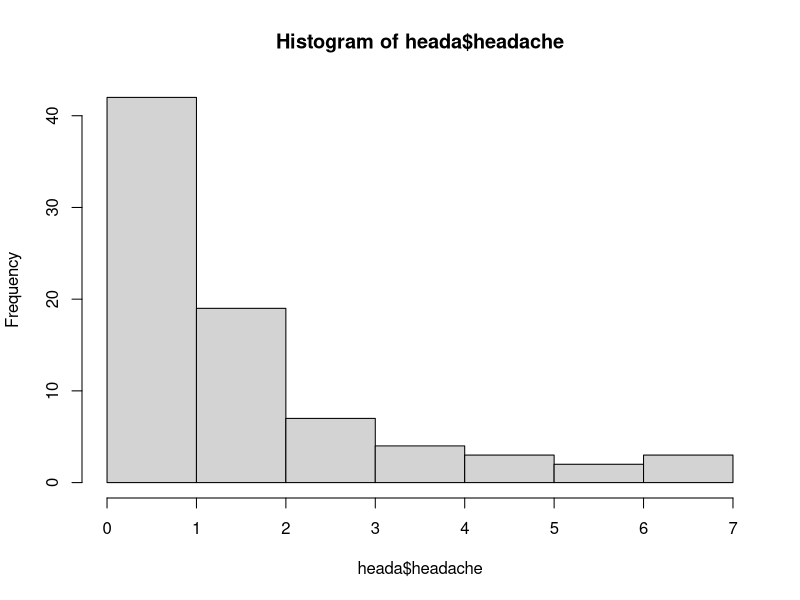

Here is the R script that generated this plot:
## ---- chunk 1
knitr::opts_chunk$set(echo = TRUE, warning = F, message = F)
## ---- chunk 2
library(foreign)

heada<-read.spss(file="2.UploadedData/headache.sav", use.missing=TRUE)

heada<-data.frame(heada)

summary(heada)
## ---- chunk 3
hist(heada$headache)
## ---- chunk 4
poisson <- glm(headache ~ acupuncture + age, 
               data = heada, family = "poisson")

summary(poisson)
## ---- chunk 5
exp(cbind(RR = coef(poisson), confint(poisson)))
## ---- chunk 6
library(AER)
dispersiontest(poisson)
